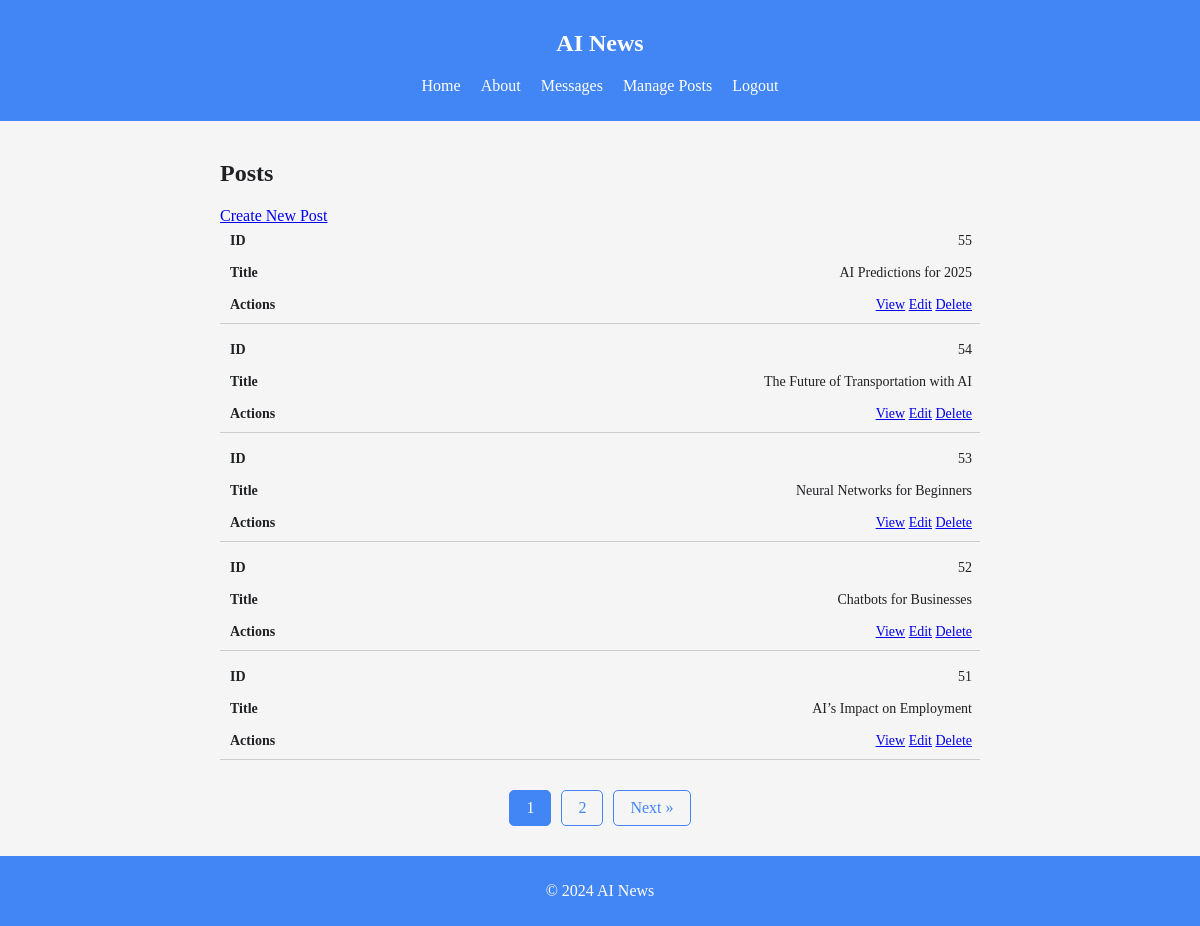
Before: /posts (signed in) with the older database file.
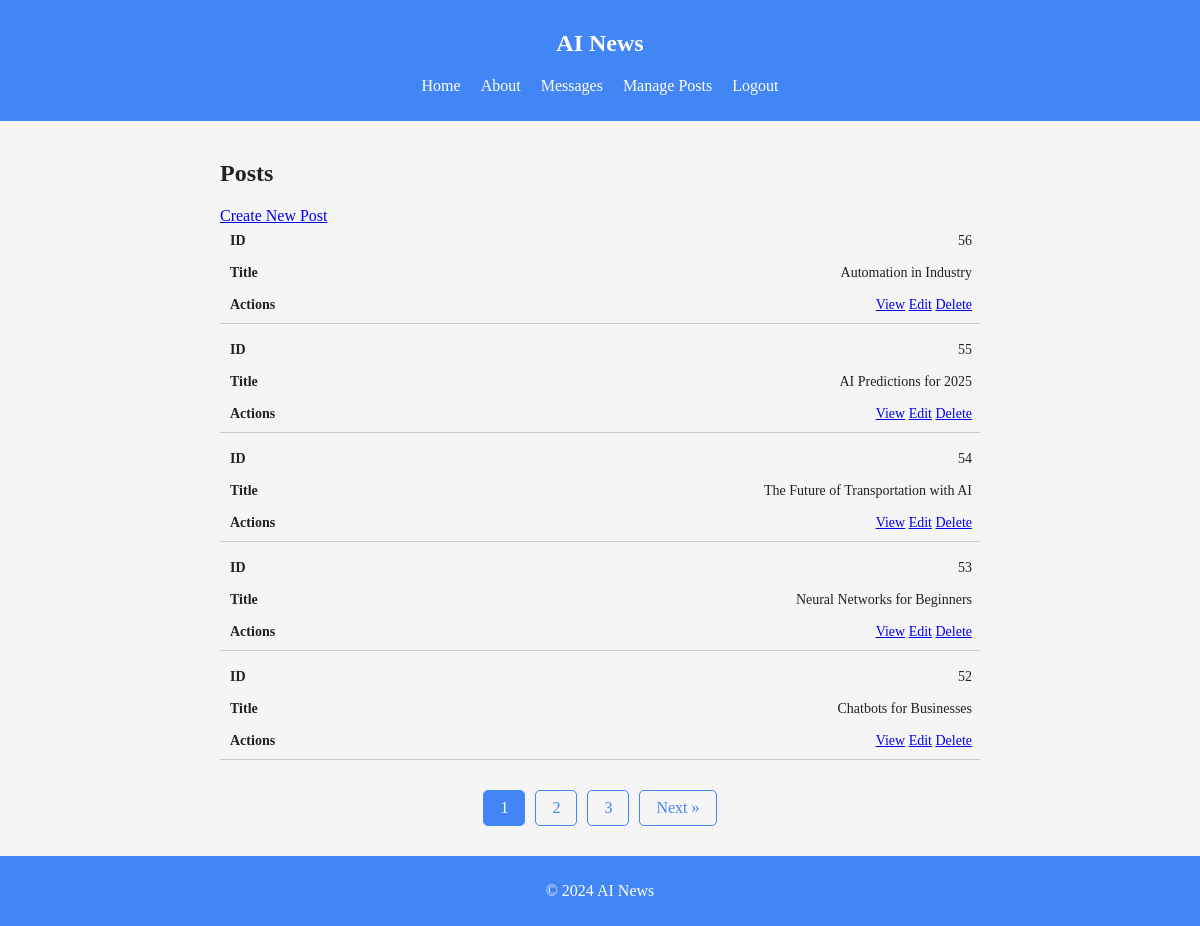
After: the same page with the newer database file.
### tables this page shows
CREATE TABLE "posts" (
    id INTEGER PRIMARY KEY AUTOINCREMENT,
    title TEXT NOT NULL,
    content TEXT NOT NULL,
    created_at TIMESTAMP DEFAULT CURRENT_TIMESTAMP,
    user_id INTEGER,
    FOREIGN KEY (user_id) REFERENCES users(id)
);

### controllers/PostController.php (called while the page is built, shortened)
<?php
class PostController {
    public function index() {
        $postModel = new PostModel();
        $totalPosts = $postModel->getPostCount();
        $postsPerPage = 5;
        $currentPage = isset($_GET['page']) ? (int)$_GET['page'] : 1;
        $offset = ($currentPage - 1) * $postsPerPage;
        $posts = $postModel->getAllPosts($postsPerPage, $offset);
        $totalPages = ceil($totalPosts / $postsPerPage);
        include 'views/posts/index.php';
        include 'views/layouts/layout.php';
    }
}

### init.php (called while the page is built, shortened)
<?php
function getDbConnection() {
    return new SQLite3('/var/www/html/database/ai_news_blog.db');
}

### models/PostModel.php (called while the page is built, shortened)
<?php
class PostModel {
    private $db;
    public function __construct() {
        $this->db = getDbConnection();
    }
    public function getAllPosts($limit = null, $offset = null) {
        $posts = [];
        $query = "
            SELECT posts.*, users.name AS author
            FROM posts
            JOIN users ON posts.user_id = users.id
            ORDER BY posts.created_at DESC
        ";
        if ($limit !== null && $offset !== null) {
            $query .= " LIMIT :limit OFFSET :offset";
            $stmt = $this->db->prepare($query);
            $stmt->bindValue(':limit', $limit, SQLITE3_INTEGER);
            $stmt->bindValue(':offset', $offset, SQLITE3_INTEGER);
        } else {
            $stmt = $this->db->prepare($query);
        }
        $results = $stmt->execute();
        if ($results) {
            while ($row = $results->fetchArray(SQLITE3_ASSOC)) {
                $posts[] = $row;
            }
        }
        return $posts;
    }
    public function getPostCount() {
        $result = $this->db->querySingle('SELECT COUNT(*) as count FROM posts');
        return $result;
    }
}

### views/posts/index.php (the view, shortened to what this page needs)
<section>
    <h2>Posts</h2>
    <a href="/posts/create">Create New Post</a>
    <?php if (!empty($posts)): ?>
    <table class="common-table">
        <tbody>
            <?php foreach ($posts as $post): ?>
            <tr>
                <td data-label="ID"><?php echo htmlspecialchars($post['id']); ?></td>
                <td data-label="Title"><?php echo htmlspecialchars($post['title']); ?></td>
                <td data-label="Actions">
                    <a href="/posts/<?php echo urlencode($post['id']); ?>" aria-label="View post <?php echo htmlspecialchars($post['title']); ?>">View</a>
                    <a href="/posts/edit/<?php echo urlencode($post['id']); ?>" aria-label="Edit post <?php echo htmlspecialchars($post['title']); ?>">Edit</a>
                    <a href="/posts/delete/<?php echo urlencode($post['id']); ?>" onclick="return confirm('Are you sure?')" aria-label="Delete post <?php echo htmlspecialchars($post['title']); ?>">Delete</a>
                </td>
            </tr>
            <?php endforeach; ?>
        </tbody>
    </table>
    <div class="pagination" role="navigation" aria-label="Pagination">
        <?php for ($i = max(1, $currentPage - 2); $i <= min($totalPages, $currentPage + 2); $i++): ?>
            <a href="?page=<?php echo $i; ?>" <?php if ($i == $currentPage) echo 'class="active"'; ?> aria-label="Page <?php echo $i; ?>"><?php echo $i; ?></a>
        <?php endfor; ?>
        <?php if ($currentPage < $totalPages): ?>
            <a href="?page=<?php echo $currentPage + 1; ?>" aria-label="Next page">Next &raquo;</a>
        <?php endif; ?>
    </div>
    <?php else: ?>
    <p>No posts available.</p>
    <?php endif; ?>
</section>

Changed rows visible on the page:
no longer on this page (row unchanged): posts: id "51", title "AI’s Impact on Employment"
added posts: id "56", title "Automation in Industry"
Other visible differences:
new list line: "3"
